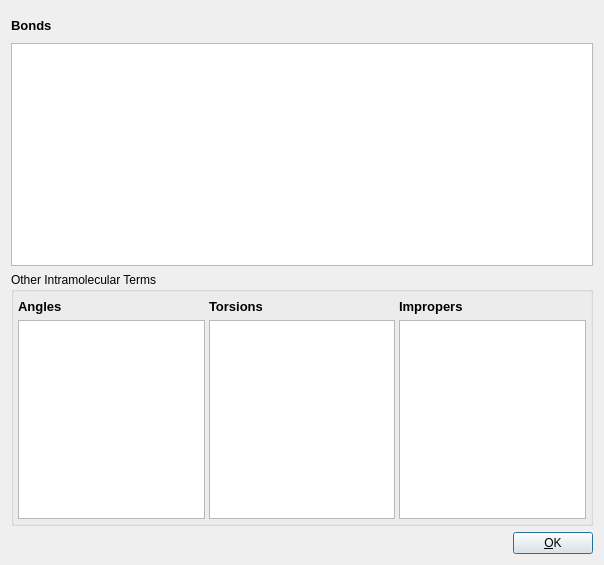
<?xml version="1.0" encoding="UTF-8"?>
<ui version="4.0">
 <class>IntramolecularTermsDialog</class>
 <widget class="QDialog" name="IntramolecularTermsDialog">
  <property name="geometry">
   <rect>
    <x>0</x>
    <y>0</y>
    <width>604</width>
    <height>565</height>
   </rect>
  </property>
  <property name="sizePolicy">
   <sizepolicy hsizetype="Expanding" vsizetype="Expanding">
    <horstretch>0</horstretch>
    <verstretch>0</verstretch>
   </sizepolicy>
  </property>
  <property name="windowTitle">
   <string>Intramolecular Terms</string>
  </property>
  <layout class="QVBoxLayout" name="verticalLayout_4">
   <item>
    <widget class="QWidget" name="BondsWidget" native="true">
     <property name="sizePolicy">
      <sizepolicy hsizetype="Expanding" vsizetype="Preferred">
       <horstretch>1</horstretch>
       <verstretch>0</verstretch>
      </sizepolicy>
     </property>
     <layout class="QVBoxLayout" name="verticalLayout">
      <property name="spacing">
       <number>4</number>
      </property>
      <property name="leftMargin">
       <number>0</number>
      </property>
      <property name="topMargin">
       <number>0</number>
      </property>
      <property name="rightMargin">
       <number>0</number>
      </property>
      <property name="bottomMargin">
       <number>0</number>
      </property>
      <item>
       <layout class="QHBoxLayout" name="horizontalLayout_5">
        <property name="spacing">
         <number>4</number>
        </property>
        <item>
         <widget class="QLabel" name="BondLabel">
          <property name="sizePolicy">
           <sizepolicy hsizetype="Preferred" vsizetype="Minimum">
            <horstretch>0</horstretch>
            <verstretch>0</verstretch>
           </sizepolicy>
          </property>
          <property name="minimumSize">
           <size>
            <width>0</width>
            <height>28</height>
           </size>
          </property>
          <property name="font">
           <font>
            <pointsize>10</pointsize>
            <weight>75</weight>
            <bold>true</bold>
           </font>
          </property>
          <property name="text">
           <string>Bonds</string>
          </property>
         </widget>
        </item>
        <item>
         <spacer name="horizontalSpacer_3">
          <property name="orientation">
           <enum>Qt::Horizontal</enum>
          </property>
          <property name="sizeHint" stdset="0">
           <size>
            <width>40</width>
            <height>20</height>
           </size>
          </property>
         </spacer>
        </item>
       </layout>
      </item>
      <item>
       <widget class="QTableView" name="BondTable">
        <property name="sizePolicy">
         <sizepolicy hsizetype="Expanding" vsizetype="Expanding">
          <horstretch>0</horstretch>
          <verstretch>1</verstretch>
         </sizepolicy>
        </property>
        <property name="showDropIndicator" stdset="0">
         <bool>false</bool>
        </property>
        <property name="dragDropOverwriteMode">
         <bool>false</bool>
        </property>
        <property name="selectionBehavior">
         <enum>QAbstractItemView::SelectRows</enum>
        </property>
        <property name="showGrid">
         <bool>true</bool>
        </property>
        <attribute name="horizontalHeaderVisible">
         <bool>false</bool>
        </attribute>
        <attribute name="horizontalHeaderStretchLastSection">
         <bool>true</bool>
        </attribute>
        <attribute name="verticalHeaderVisible">
         <bool>false</bool>
        </attribute>
        <attribute name="verticalHeaderStretchLastSection">
         <bool>false</bool>
        </attribute>
       </widget>
      </item>
     </layout>
    </widget>
   </item>
   <item>
    <widget class="QGroupBox" name="ConnectivityIntraGroup">
     <property name="sizePolicy">
      <sizepolicy hsizetype="Expanding" vsizetype="Expanding">
       <horstretch>0</horstretch>
       <verstretch>0</verstretch>
      </sizepolicy>
     </property>
     <property name="title">
      <string>Other Intramolecular Terms</string>
     </property>
     <layout class="QHBoxLayout" name="horizontalLayout_3">
      <property name="spacing">
       <number>4</number>
      </property>
      <property name="leftMargin">
       <number>4</number>
      </property>
      <property name="topMargin">
       <number>4</number>
      </property>
      <property name="rightMargin">
       <number>4</number>
      </property>
      <property name="bottomMargin">
       <number>4</number>
      </property>
      <item>
       <layout class="QVBoxLayout" name="verticalLayout_2">
        <property name="spacing">
         <number>4</number>
        </property>
        <item>
         <layout class="QHBoxLayout" name="horizontalLayout_6">
          <property name="spacing">
           <number>4</number>
          </property>
          <item>
           <widget class="QLabel" name="AngleLabel">
            <property name="sizePolicy">
             <sizepolicy hsizetype="Preferred" vsizetype="Minimum">
              <horstretch>0</horstretch>
              <verstretch>0</verstretch>
             </sizepolicy>
            </property>
            <property name="font">
             <font>
              <pointsize>10</pointsize>
              <weight>75</weight>
              <bold>true</bold>
             </font>
            </property>
            <property name="text">
             <string>Angles</string>
            </property>
           </widget>
          </item>
          <item>
           <spacer name="horizontalSpacer_4">
            <property name="orientation">
             <enum>Qt::Horizontal</enum>
            </property>
            <property name="sizeHint" stdset="0">
             <size>
              <width>40</width>
              <height>20</height>
             </size>
            </property>
           </spacer>
          </item>
         </layout>
        </item>
        <item>
         <widget class="QTableView" name="AngleTable">
          <property name="showDropIndicator" stdset="0">
           <bool>false</bool>
          </property>
          <property name="dragDropOverwriteMode">
           <bool>false</bool>
          </property>
          <property name="selectionBehavior">
           <enum>QAbstractItemView::SelectRows</enum>
          </property>
          <property name="showGrid">
           <bool>true</bool>
          </property>
          <attribute name="horizontalHeaderVisible">
           <bool>false</bool>
          </attribute>
          <attribute name="horizontalHeaderStretchLastSection">
           <bool>true</bool>
          </attribute>
          <attribute name="verticalHeaderVisible">
           <bool>false</bool>
          </attribute>
          <attribute name="verticalHeaderStretchLastSection">
           <bool>false</bool>
          </attribute>
         </widget>
        </item>
       </layout>
      </item>
      <item>
       <layout class="QVBoxLayout" name="verticalLayout_3">
        <property name="spacing">
         <number>4</number>
        </property>
        <item>
         <layout class="QHBoxLayout" name="horizontalLayout_7">
          <property name="spacing">
           <number>4</number>
          </property>
          <item>
           <widget class="QLabel" name="TorsionLabel">
            <property name="sizePolicy">
             <sizepolicy hsizetype="Preferred" vsizetype="Minimum">
              <horstretch>0</horstretch>
              <verstretch>0</verstretch>
             </sizepolicy>
            </property>
            <property name="font">
             <font>
              <pointsize>10</pointsize>
              <weight>75</weight>
              <bold>true</bold>
             </font>
            </property>
            <property name="text">
             <string>Torsions</string>
            </property>
           </widget>
          </item>
          <item>
           <spacer name="horizontalSpacer_5">
            <property name="orientation">
             <enum>Qt::Horizontal</enum>
            </property>
            <property name="sizeHint" stdset="0">
             <size>
              <width>40</width>
              <height>20</height>
             </size>
            </property>
           </spacer>
          </item>
         </layout>
        </item>
        <item>
         <widget class="QTableView" name="TorsionTable">
          <property name="showDropIndicator" stdset="0">
           <bool>false</bool>
          </property>
          <property name="dragDropOverwriteMode">
           <bool>false</bool>
          </property>
          <property name="selectionBehavior">
           <enum>QAbstractItemView::SelectRows</enum>
          </property>
          <property name="showGrid">
           <bool>true</bool>
          </property>
          <attribute name="horizontalHeaderVisible">
           <bool>false</bool>
          </attribute>
          <attribute name="horizontalHeaderStretchLastSection">
           <bool>true</bool>
          </attribute>
          <attribute name="verticalHeaderVisible">
           <bool>false</bool>
          </attribute>
          <attribute name="verticalHeaderStretchLastSection">
           <bool>false</bool>
          </attribute>
         </widget>
        </item>
       </layout>
      </item>
      <item>
       <layout class="QVBoxLayout" name="verticalLayout_11">
        <property name="spacing">
         <number>4</number>
        </property>
        <item>
         <layout class="QHBoxLayout" name="horizontalLayout_9">
          <property name="spacing">
           <number>4</number>
          </property>
          <item>
           <widget class="QLabel" name="ImproperLabel">
            <property name="sizePolicy">
             <sizepolicy hsizetype="Preferred" vsizetype="Minimum">
              <horstretch>0</horstretch>
              <verstretch>0</verstretch>
             </sizepolicy>
            </property>
            <property name="font">
             <font>
              <pointsize>10</pointsize>
              <weight>75</weight>
              <bold>true</bold>
             </font>
            </property>
            <property name="text">
             <string>Impropers</string>
            </property>
           </widget>
          </item>
          <item>
           <spacer name="horizontalSpacer_7">
            <property name="orientation">
             <enum>Qt::Horizontal</enum>
            </property>
            <property name="sizeHint" stdset="0">
             <size>
              <width>40</width>
              <height>20</height>
             </size>
            </property>
           </spacer>
          </item>
         </layout>
        </item>
        <item>
         <widget class="QTableView" name="ImproperTable">
          <property name="showDropIndicator" stdset="0">
           <bool>false</bool>
          </property>
          <property name="dragDropOverwriteMode">
           <bool>false</bool>
          </property>
          <property name="selectionBehavior">
           <enum>QAbstractItemView::SelectRows</enum>
          </property>
          <property name="showGrid">
           <bool>true</bool>
          </property>
          <attribute name="horizontalHeaderVisible">
           <bool>false</bool>
          </attribute>
          <attribute name="horizontalHeaderStretchLastSection">
           <bool>true</bool>
          </attribute>
          <attribute name="verticalHeaderVisible">
           <bool>false</bool>
          </attribute>
          <attribute name="verticalHeaderStretchLastSection">
           <bool>false</bool>
          </attribute>
         </widget>
        </item>
       </layout>
      </item>
     </layout>
    </widget>
   </item>
   <item>
    <layout class="QHBoxLayout" name="horizontalLayout">
     <property name="spacing">
      <number>4</number>
     </property>
     <item>
      <spacer name="horizontalSpacer">
       <property name="orientation">
        <enum>Qt::Horizontal</enum>
       </property>
       <property name="sizeHint" stdset="0">
        <size>
         <width>40</width>
         <height>20</height>
        </size>
       </property>
      </spacer>
     </item>
     <item>
      <widget class="QPushButton" name="OKButton">
       <property name="text">
        <string>&amp;OK</string>
       </property>
      </widget>
     </item>
    </layout>
   </item>
  </layout>
 </widget>
 <resources/>
 <connections/>
</ui>
